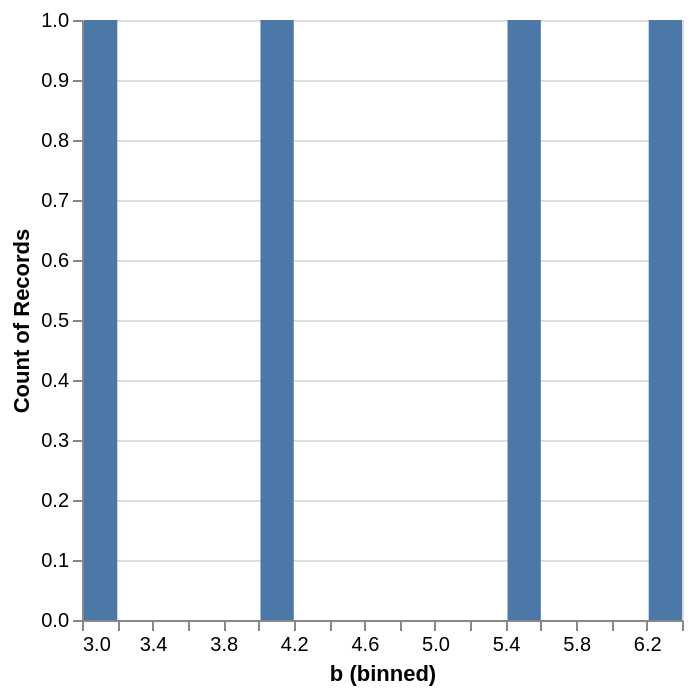

Vega-Lite specification stored for this chart:
### Vega-Lite specification from a JSON file in a GitHub repository (floating-point values rounded to 4 significant figures)
{"$schema": "https://vega.github.io/schema/vega-lite/v6.4.1.json", "config": {"view": {"continuousHeight": 300, "continuousWidth": 300}}, "data": {"name": "data-aec22b5641fce54c6a1b0f41e0a05405"}, "datasets": {"data-aec22b5641fce54c6a1b0f41e0a05405": [{"a": 1, "b": 4.0, "c": "x", "t": "2026-01-01T00:00:00"}, {"a": 2, "b": 5.5, "c": "y", "t": "2026-01-02T00:00:00"}, {"a": 3, "b": 6.25, "c": "x", "t": "2026-01-03T00:00:00"}, {"a": 4, "b": 3.0, "c": "y", "t": "2026-01-04T00:00:00"}]}, "encoding": {"x": {"bin": {"maxbins": 20}, "field": "b", "type": "quantitative"}, "y": {"aggregate": "count", "type": "quantitative"}}, "mark": {"type": "bar"}}
